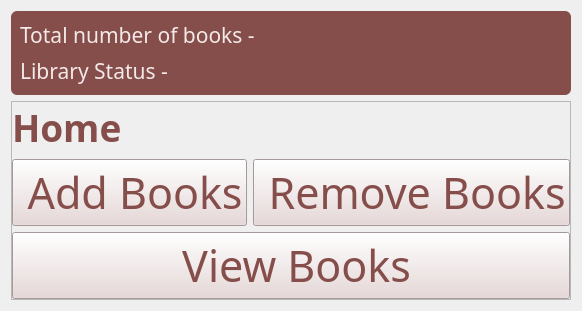
      <widget class="QWidget" name="homePage">
       <property name="styleSheet">
        <string notr="true">QLabel {
	color: #864e4b;
}</string>
       </property>
       <layout class="QVBoxLayout" name="verticalLayout_3">
        <item>
         <widget class="QFrame" name="homeHeaderFrame">
          <property name="sizePolicy">
           <sizepolicy hsizetype="Preferred" vsizetype="Maximum">
            <horstretch>0</horstretch>
            <verstretch>0</verstretch>
           </sizepolicy>
          </property>
          <property name="styleSheet">
           <string notr="true">QFrame {
	background-color: #864e4b;
	color: #f2e9e8;
	border-radius: 6px;
}</string>
          </property>
          <property name="frameShape">
           <enum>QFrame::StyledPanel</enum>
          </property>
          <property name="frameShadow">
           <enum>QFrame::Raised</enum>
          </property>
          <layout class="QVBoxLayout" name="verticalLayout_4">
           <item>
            <widget class="QLabel" name="home_TotalBooksLbl">
             <property name="font">
              <font>
               <family>Montserrat Medium</family>
               <pointsize>16</pointsize>
              </font>
             </property>
             <property name="text">
              <string>Total number of books -</string>
             </property>
            </widget>
           </item>
           <item>
            <widget class="QLabel" name="home_StatusLbl">
             <property name="font">
              <font>
               <family>Montserrat Medium</family>
               <pointsize>16</pointsize>
              </font>
             </property>
             <property name="text">
              <string>Library Status -</string>
             </property>
            </widget>
           </item>
          </layout>
         </widget>
        </item>
        <item>
         <widget class="QFrame" name="homeMainFrame">
          <property name="frameShape">
           <enum>QFrame::StyledPanel</enum>
          </property>
          <property name="frameShadow">
           <enum>QFrame::Raised</enum>
          </property>
          <layout class="QVBoxLayout" name="verticalLayout_5">
           <property name="leftMargin">
            <number>0</number>
           </property>
           <property name="topMargin">
            <number>0</number>
           </property>
           <property name="rightMargin">
            <number>0</number>
           </property>
           <property name="bottomMargin">
            <number>0</number>
           </property>
           <item>
            <widget class="QLabel" name="homeHeadingLbl">
             <property name="sizePolicy">
              <sizepolicy hsizetype="Preferred" vsizetype="Maximum">
               <horstretch>0</horstretch>
               <verstretch>0</verstretch>
              </sizepolicy>
             </property>
             <property name="font">
              <font>
               <family>Montserrat Black</family>
               <pointsize>28</pointsize>
               <weight>75</weight>
               <bold>true</bold>
              </font>
             </property>
             <property name="text">
              <string>Home</string>
             </property>
            </widget>
           </item>
           <item>
            <widget class="QFrame" name="homeBtnsFrame">
             <property name="font">
              <font>
               <family>Montserrat Black</family>
               <pointsize>32</pointsize>
              </font>
             </property>
             <property name="styleSheet">
              <string notr="true">QPushButton {
	background-color: #e7d5d5;
	color: #864e4b;
}
QPushButton:hover {
	background-color: #864e4b;
	color: #f2e9e8;
}</string>
             </property>
             <property name="frameShape">
              <enum>QFrame::NoFrame</enum>
             </property>
             <property name="frameShadow">
              <enum>QFrame::Plain</enum>
             </property>
             <layout class="QGridLayout" name="gridLayout">
              <property name="leftMargin">
               <number>0</number>
              </property>
              <property name="topMargin">
               <number>0</number>
              </property>
              <property name="rightMargin">
               <number>0</number>
              </property>
              <property name="bottomMargin">
               <number>0</number>
              </property>
              <property name="spacing">
               <number>6</number>
              </property>
              <item row="1" column="0" colspan="3">
               <widget class="QPushButton" name="home_ViewBooksBtn">
                <property name="sizePolicy">
                 <sizepolicy hsizetype="Preferred" vsizetype="Preferred">
                  <horstretch>0</horstretch>
                  <verstretch>0</verstretch>
                 </sizepolicy>
                </property>
                <property name="font">
                 <font>
                  <family>Montserrat SemiBold</family>
                  <pointsize>32</pointsize>
                 </font>
                </property>
                <property name="cursor">
                 <cursorShape>PointingHandCursor</cursorShape>
                </property>
                <property name="text">
                 <string> View Books</string>
                </property>
                <property name="iconSize">
                 <size>
                  <width>48</width>
                  <height>48</height>
                 </size>
                </property>
               </widget>
              </item>
              <item row="0" column="2">
               <widget class="QPushButton" name="home_RemoveBooksBtn">
                <property name="sizePolicy">
                 <sizepolicy hsizetype="Preferred" vsizetype="Preferred">
                  <horstretch>0</horstretch>
                  <verstretch>0</verstretch>
                 </sizepolicy>
                </property>
                <property name="font">
                 <font>
                  <family>Montserrat SemiBold</family>
                  <pointsize>32</pointsize>
                 </font>
                </property>
                <property name="cursor">
                 <cursorShape>PointingHandCursor</cursorShape>
                </property>
                <property name="text">
                 <string> Remove Books</string>
                </property>
                <property name="iconSize">
                 <size>
                  <width>48</width>
                  <height>48</height>
                 </size>
                </property>
               </widget>
              </item>
              <item row="0" column="0" colspan="2">
               <widget class="QPushButton" name="home_AddBooksBtn">
                <property name="sizePolicy">
                 <sizepolicy hsizetype="Preferred" vsizetype="Preferred">
                  <horstretch>0</horstretch>
                  <verstretch>0</verstretch>
                 </sizepolicy>
                </property>
                <property name="font">
                 <font>
                  <family>Montserrat SemiBold</family>
                  <pointsize>32</pointsize>
                 </font>
                </property>
                <property name="cursor">
                 <cursorShape>PointingHandCursor</cursorShape>
                </property>
                <property name="text">
                 <string> Add Books</string>
                </property>
                <property name="iconSize">
                 <size>
                  <width>48</width>
                  <height>48</height>
                 </size>
                </property>
               </widget>
              </item>
             </layout>
            </widget>
           </item>
          </layout>
         </widget>
        </item>
       </layout>
      </widget>
